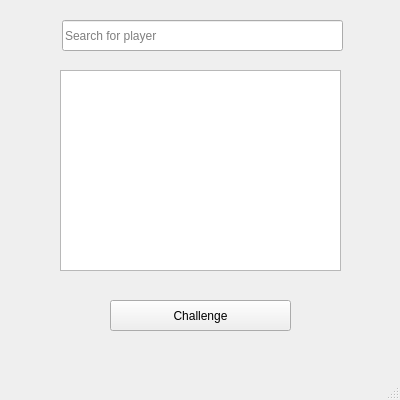
<?xml version="1.0" encoding="UTF-8"?>
<ui version="4.0">
 <class>ChallengeWindow</class>
 <widget class="QMainWindow" name="ChallengeWindow">
  <property name="geometry">
   <rect>
    <x>0</x>
    <y>0</y>
    <width>400</width>
    <height>400</height>
   </rect>
  </property>
  <property name="windowTitle">
   <string>MainWindow</string>
  </property>
  <widget class="QWidget" name="centralwidget">
   <widget class="QListWidget" name="list_online">
    <property name="geometry">
     <rect>
      <x>60</x>
      <y>70</y>
      <width>281</width>
      <height>201</height>
     </rect>
    </property>
   </widget>
   <widget class="QLineEdit" name="txt_search">
    <property name="geometry">
     <rect>
      <x>62</x>
      <y>20</y>
      <width>281</width>
      <height>31</height>
     </rect>
    </property>
    <property name="placeholderText">
     <string>Search for player</string>
    </property>
   </widget>
   <widget class="QPushButton" name="btn_challenge">
    <property name="geometry">
     <rect>
      <x>110</x>
      <y>300</y>
      <width>181</width>
      <height>31</height>
     </rect>
    </property>
    <property name="text">
     <string>Challenge</string>
    </property>
   </widget>
  </widget>
  <widget class="QMenuBar" name="menubar">
   <property name="geometry">
    <rect>
     <x>0</x>
     <y>0</y>
     <width>400</width>
     <height>17</height>
    </rect>
   </property>
  </widget>
  <widget class="QStatusBar" name="statusbar"/>
 </widget>
 <resources/>
 <connections/>
</ui>
